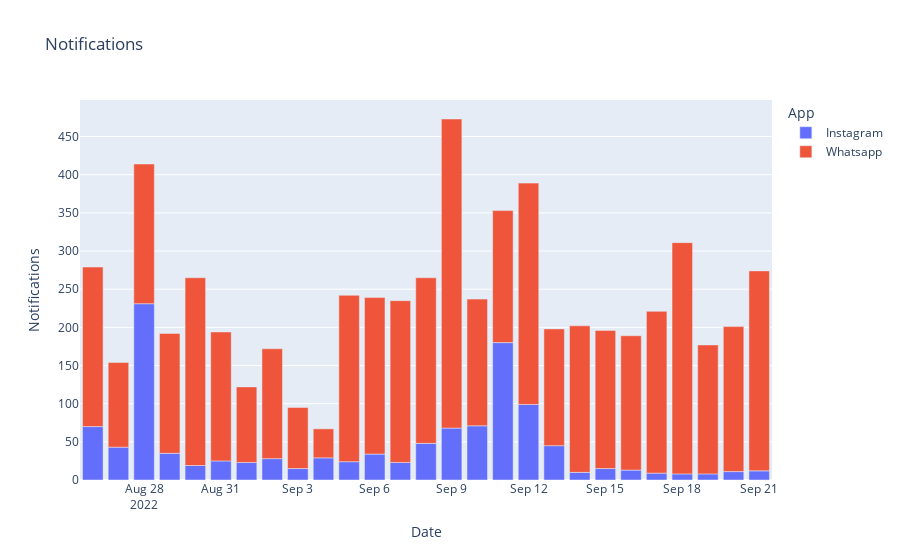

The notebook cell saved with this chart:
### Code cell
figure = px.bar(data_frame=data, 
                x = "Date", 
                y = "Notifications", 
                color="App", 
                title="Notifications")
figure.show()

### Figure 1 — Plotly figure (JSON) as saved in the notebook; plotly's stock layout.template omitted (floating-point values rounded to 4 significant figures)
{"data": [{"alignmentgroup": "True", "hovertemplate": "App=Instagram<br>Date=%{x}<br>Notifications=%{y}<extra></extra>", "legendgroup": "Instagram", "marker": {"color": "#636efa", "pattern": {"shape": ""}}, "name": "Instagram", "offsetgroup": "Instagram", "orientation": "v", "showlegend": true, "textposition": "auto", "type": "bar", "x": ["2022-08-26T00:00:00", "2022-08-27T00:00:00", "2022-08-28T00:00:00", "2022-08-29T00:00:00", "2022-08-30T00:00:00", "2022-08-31T00:00:00", "2022-09-01T00:00:00", "2022-09-02T00:00:00", "2022-09-03T00:00:00", "2022-09-04T00:00:00", "2022-09-05T00:00:00", "2022-09-06T00:00:00", "2022-09-07T00:00:00", "2022-09-08T00:00:00", "2022-09-09T00:00:00", "2022-09-10T00:00:00", "2022-09-11T00:00:00", "2022-09-12T00:00:00", "2022-09-13T00:00:00", "2022-09-14T00:00:00", "2022-09-15T00:00:00", "2022-09-16T00:00:00", "2022-09-17T00:00:00", "2022-09-18T00:00:00", "2022-09-19T00:00:00", "2022-09-20T00:00:00", "2022-09-21T00:00:00"], "xaxis": "x", "y": [70, 43, 231, 35, 19, 25, 23, 28, 15, 29, 24, 34, 23, 48, 68, 71, 180, 99, 45, 10, 15, 13, 9, 8, 8, 11, 12], "yaxis": "y"}, {"alignmentgroup": "True", "hovertemplate": "App=Whatsapp<br>Date=%{x}<br>Notifications=%{y}<extra></extra>", "legendgroup": "Whatsapp", "marker": {"color": "#EF553B", "pattern": {"shape": ""}}, "name": "Whatsapp", "offsetgroup": "Whatsapp", "orientation": "v", "showlegend": true, "textposition": "auto", "type": "bar", "x": ["2022-08-26T00:00:00", "2022-08-27T00:00:00", "2022-08-28T00:00:00", "2022-08-29T00:00:00", "2022-08-30T00:00:00", "2022-08-31T00:00:00", "2022-09-01T00:00:00", "2022-09-02T00:00:00", "2022-09-03T00:00:00", "2022-09-04T00:00:00", "2022-09-05T00:00:00", "2022-09-06T00:00:00", "2022-09-07T00:00:00", "2022-09-08T00:00:00", "2022-09-09T00:00:00", "2022-09-10T00:00:00", "2022-09-11T00:00:00", "2022-09-12T00:00:00", "2022-09-13T00:00:00", "2022-09-14T00:00:00", "2022-09-15T00:00:00", "2022-09-16T00:00:00", "2022-09-17T00:00:00", "2022-09-18T00:00:00", "2022-09-19T00:00:00", "2022-09-20T00:00:00", "2022-09-21T00:00:00"], "xaxis": "x", "y": [209, 111, 183, 157, 246, 169, 99, 144, 80, 38, 218, 205, 212, 217, 405, 166, 173, 290, 153, 192, 181, 176, 212, 303, 169, 190, 262], "yaxis": "y"}], "layout": {"barmode": "relative", "legend": {"title": {"text": "App"}, "tracegroupgap": 0}, "title": {"text": "Notifications"}, "xaxis": {"anchor": "y", "domain": [0, 1], "title": {"text": "Date"}}, "yaxis": {"anchor": "x", "domain": [0, 1], "title": {"text": "Notifications"}}}}
